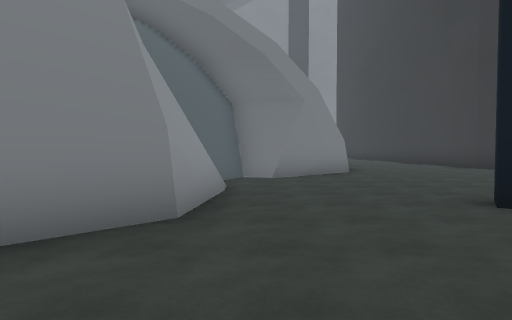
[1] (above)

24 first-person views from a walk through a scene from a Unity 3-D project. The camera is 1.5 m above the floor, tilts 2° down and sees 75° across. The floor is counted in squares, 2.48 m on a side. Each view is taken from the middle of a square. On the plan, view 1 faces up. The plan holds only what a view shows up to about 10 squares ahead; the rest is blank. The place goes on beyond the plan. The player character is not drawn. Some animated figures are left out.

[2]
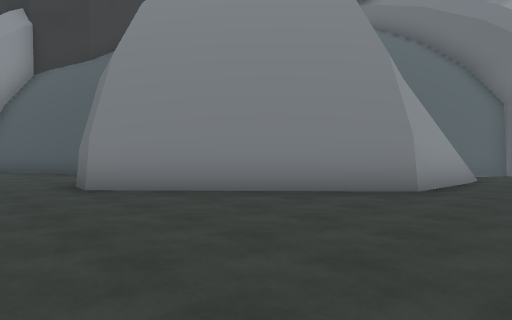

[3]
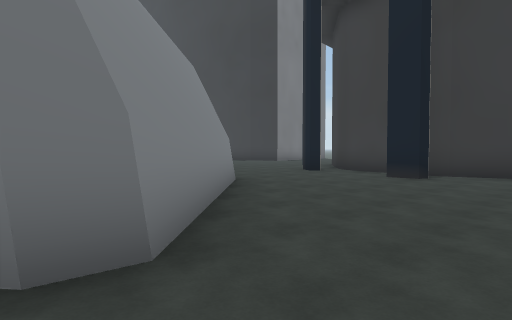

[4]
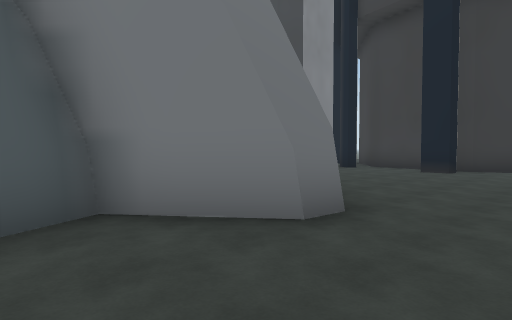

[5]
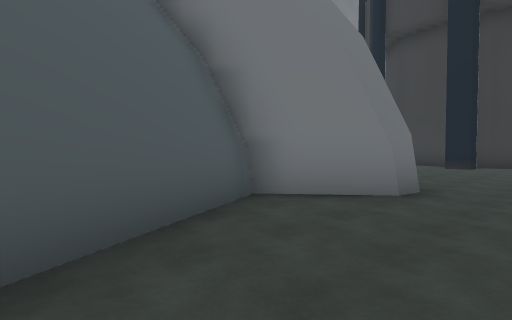

[6]
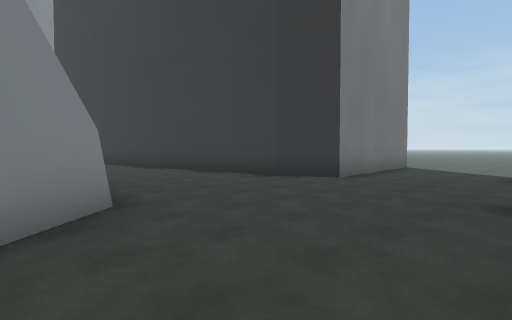

[7]
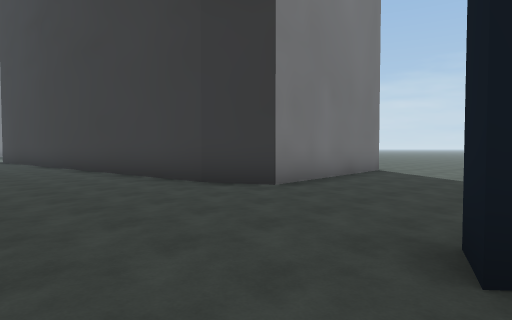

[8]
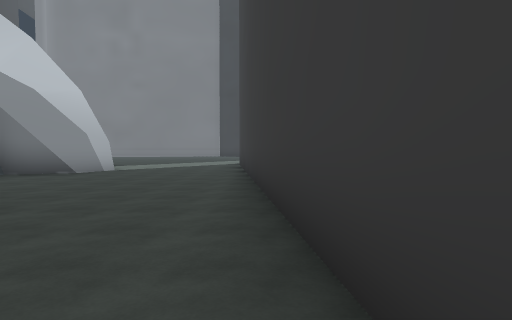

[9]
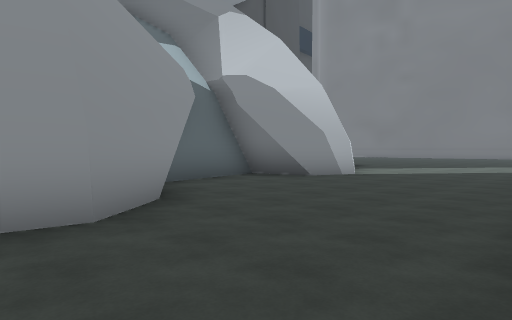

[10]
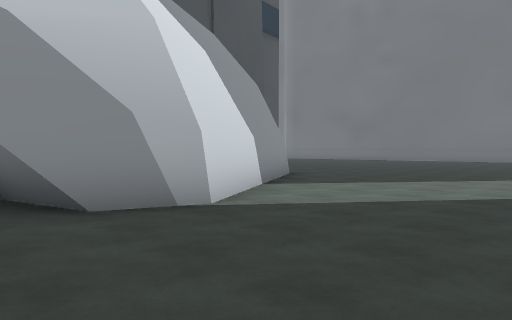

[11]
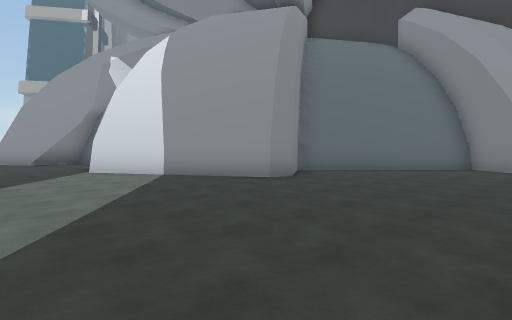

[12]
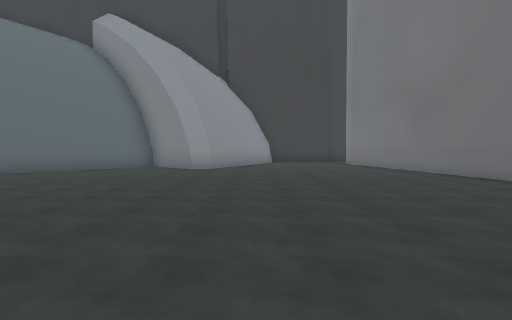

[13]
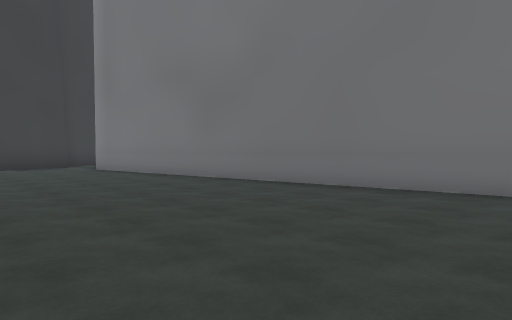

[14]
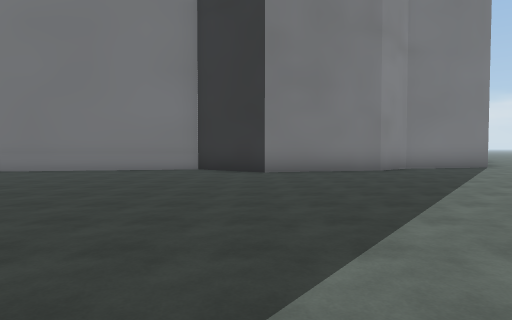

[15]
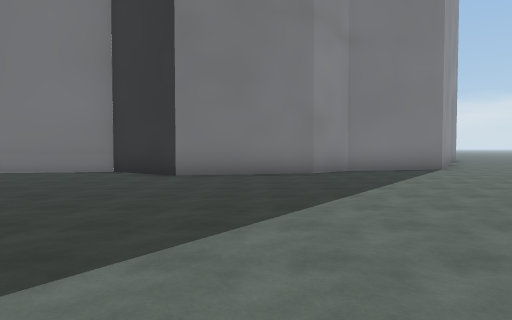

[16]
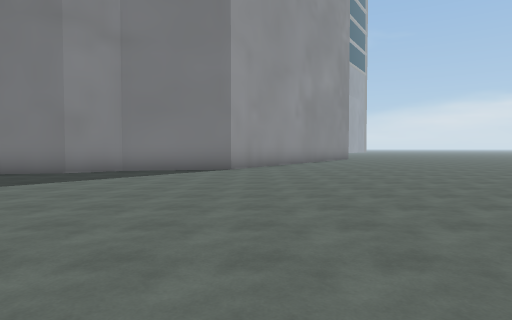

[17]
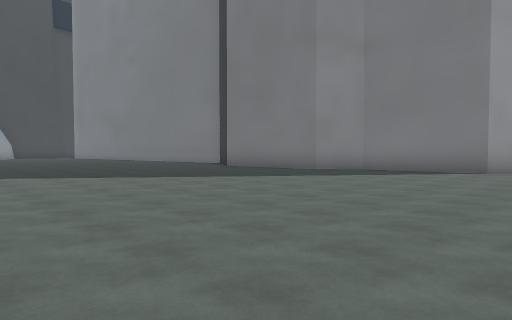

[18]
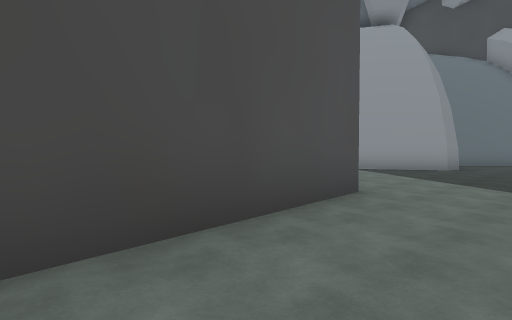

[19]
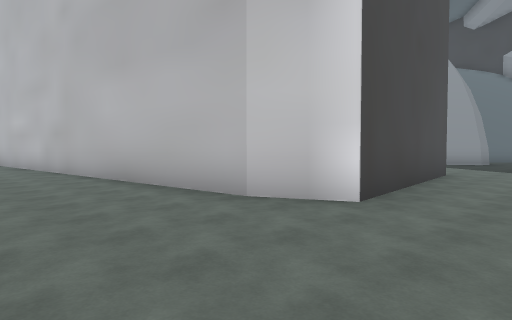

[20]
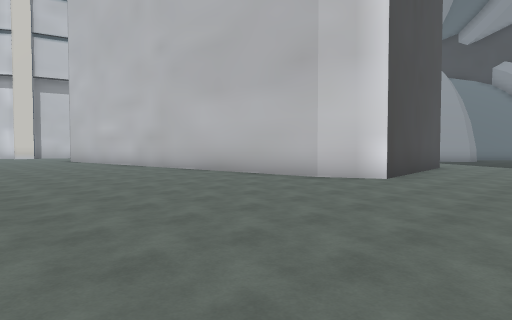

[21]
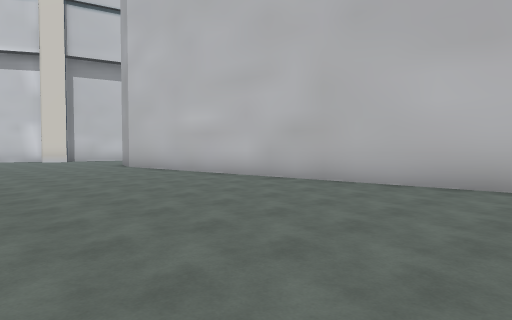

[22]
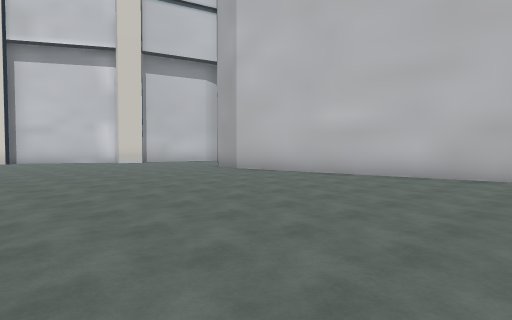

[23]
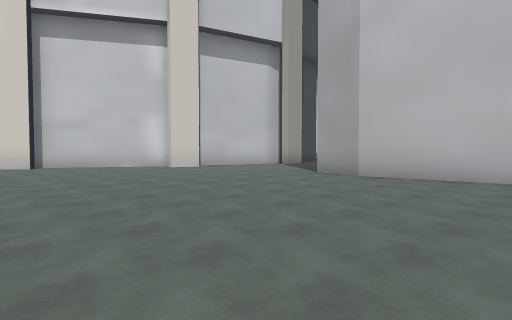

[24]
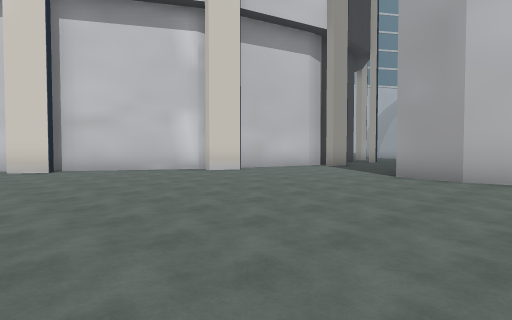

### Floor plan
Points are (right, up) in squares from view 1. A wall is a line through its corners. A room is listed if a view was taken in it or the views show most of it. See-through windows are left out.
Room 1 (views 1, 2, 3, 4, 5)
walls: (-0.7, 3) (-4.2, -0.3) (-4.8, -0.2) (-5.9, 1.2) (-9.9, -0.7); (2, 0.3) (1.9, 1.1); (2.9, 0) (2.9, 0.5); (3.3, -1) (2.9, 0.2)
ways out: opening at (1, 2) to room 2
Room 2 (views 6, 7, 8, 9, 10, 11, 12, 13, 14, 15, 16, 17, 18, 19, 20, 21, 22, 23, 24)
walls: (5.7, 23.7) (10.5, 24.2) (11.1, 23) (12.3, 10.4) (11.9, 9.1) (7.1, 8.7) (6.5, 9.9) (5.6, 19.9); (1.6, 18) (0.2, 17.5); (1.5, 17.7) (0.3, 17.3) (0.6, 15.2); (1.8, 14.7) (3.1, 13) (2.9, 12.3); (12.7, 36.2) (12.3, 35.5) (9.5, 34.9) (8.4, 34.1) (5.2, 33.4) (3.4, 34.6) (-7.9, 32.5); (2.4, 8.6) (1.2, 7.5); (2.1, 8.3) (0.9, 7.5); (1.6, 8.7) (0.8, 8.4); (12.5, 4.9) (13.5, 4.6); (1.2, 8.4) (-0.8, 9) (-1.2, 8.4); (13.2, 4) (16.5, 2.1); (4.7, 5.3) (5.4, 5.6); (-0.6, 8.9) (-1.2, 7.9); (-0.6, 8.6) (-1.1, 7.8); (-0.4, 8.4) (-1, 7.4); (-0.4, 8.1) (-1, 7); (-0.4, 7.7) (-1.2, 6.2); (-4.9, 27.8) (-4.8, 27.1) (-5.9, 25.7) (-2.3, 22.3) (-0.7, 23.4) (-0.2, 23.3) (2, 19.2) (1.3, 17.4); (-0.4, 7.3) (-1, 6.3); (16.7, 2.7) (17.6, 2); (2.5, 3.4) (2.8, 3.9); (-0.8, 5.2) (-0.7, 3); (-0.5, 4.5) (-0.7, 3); (3, 1.3) (3.4, 2.8) (3.6, 3.2); (-9.3, 31.9) (-9.1, 30.4)
low walls: (-0.5, 6.7) (-0.8, 6.2); (-0.5, 5.3) (-0.5, 4.4)
ways out: opening at (1, 2) to room 1

Where each view was taken, in squares from view 1:
view 1: 0 up, 0 right, facing up
view 2: 2 down, 1 right, facing up-left
view 3: 2 down, 5 left, facing up-right
view 4: 2 down, 7 left, facing up-right
view 5: 2 down, 9 left, facing up-right
view 6: 5 up, 1 right, facing up-right
view 7: 5 up, 3 right, facing up-right
view 8: 10 up, 6 right, facing up
view 9: 12 up, 6 right, facing up-left
view 10: 17 up, 5 right, facing up-left
view 11: 28 up, 5 right, facing down-left
view 12: 29 up, 5 right, facing left
view 13: 29 up, 2 right, facing up-left
view 14: 25 up, 5 right, facing up
view 15: 26 up, 7 right, facing up
view 16: 26 up, 13 right, facing up
view 17: 26 up, 14 right, facing up-left
view 18: 26 up, 10 right, facing down-left
view 19: 26 up, 14 right, facing down-left
view 20: 27 up, 17 right, facing down-left
view 21: 21 up, 17 right, facing down-left
view 22: 18 up, 19 right, facing down-left
view 23: 14 up, 19 right, facing down-left
view 24: 12 up, 19 right, facing down-left
